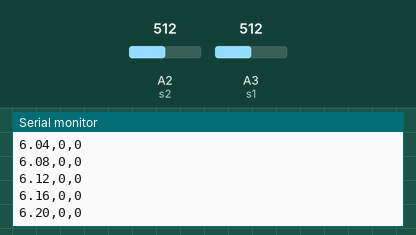
The sketch below on a simulated Arduino Uno, built with avr-gcc and run on an emulated ATmega328P. Shown: the last lines printed to the serial monitor. Inputs (shaded band) come from the test bench; at power-on: A2 (s2) = 512, A3 (s1) = 512.

Above: at 6.2 s.
6.3 s: A2 (s2) set to 716
At 6.38 s:
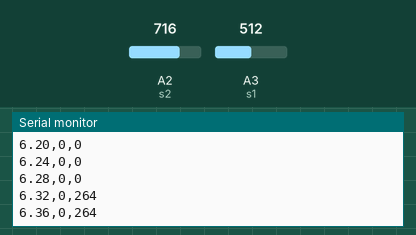
7.8 s: A3 (s1) set to 716
At 8.3 s:
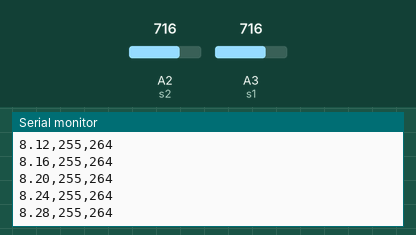
9.3 s: A2 (s2) set to 511
At 9.58 s:
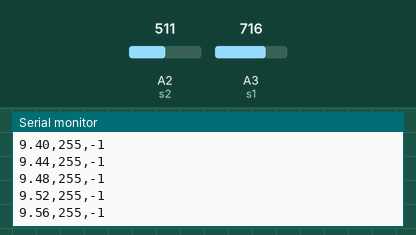
10.8 s: A3 (s1) set to 511
At 10.86 s:
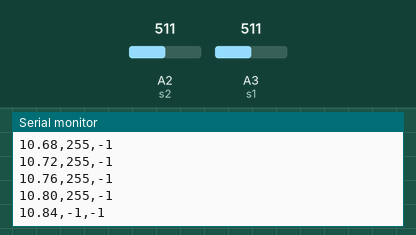
Timing chart, 0 to 13.3 s (numbered marks = the images above; inputs shaded):
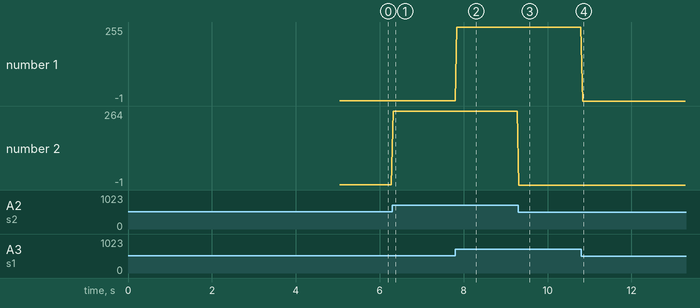

Measured:
- after the input at 6.3 s, the serial monitor: prints a new line at once (image 1)
- plotted number 2: 0 → 264 after the input at 6.3 s

The sketch:

Final_v1.ino
```cpp
// Código unificado para UB1000
// Includes: Dual measurements, calibration, zero-leveling, data to csv, uniformish time intervals, and filtering for sensing errors!

// General variables
const int num_med = 1; // average
const int med_zero = 100; // zero-leveling

// Time variables [ms]
unsigned long millis_previous = 0;
unsigned long millis_current;
const long time_interval = 40; // Around 40 Hz (jk)

// Define sensor pins
const int s1 = A3; // Not Bond
const int s2 = A2; // Bond

// Sensor 1 variables
float s1_voltage;
float s1_distance_avg = 0;
float s1_distance_calibrated = 0;
float s1_zero_lvl = 0;
int s1_distance_int;
// Sensor 2 variables
float s2_voltage;
float s2_distance_avg = 0;
float s2_distance_calibrated = 0;
float s2_zero_lvl = 0;
int s2_distance_int;

// Manual mapping
// Not Bond
const float s1_min_Volt = 176; // [bits]
const float s1_max_Volt = 887; // [bits]
const float s1_min_Dist = 89; // [mm]
const float s1_max_Dist = 983; // [mm]
// Bond
const float s2_min_Volt = 176;
const float s2_max_Volt = 884;
const float s2_min_Dist = 89;
const float s2_max_Dist = 990;

// Parámetros de calibración - Revisar Excel
// Not Bond
const float s1_slope = 0.994539706;
const float s1_intercept = -0.09645;
// Bond
const float s2_slope = 1.016928676;
const float s2_intercept = -6.587792647;


// Manual mapping - get decimals - sensor is just which of the 2 sensors we're mapping
float mapping(float signal, int sensor) {
  if (sensor == 1) {
    return (signal - s1_min_Volt) / (s1_max_Volt - s1_min_Volt) * (s1_max_Dist - s1_min_Dist) + s1_min_Dist; // regla de 3
  }
  if (sensor == 2) {
    return (signal - s2_min_Volt) / (s2_max_Volt - s2_min_Volt) * (s2_max_Dist - s2_min_Dist) + s2_min_Dist;
  }
  return;
}


void setup() {
  Serial.begin(9600);
  pinMode(s1, INPUT);
  pinMode(s2, INPUT);

  // Zero-leveling
  for (int i = 0; i < med_zero; i++) {
    s1_voltage = analogRead(s1);
    s2_voltage = analogRead(s2);
    s1_zero_lvl = s1_zero_lvl + mapping(s1_voltage, 1);
    s2_zero_lvl = s2_zero_lvl + mapping(s2_voltage, 2);
    delay(50);
  }

  // Zero level setting - Averages
  s1_zero_lvl = s1_zero_lvl / med_zero;
  s2_zero_lvl = s2_zero_lvl / med_zero;

  // Calibrate sensors
  s1_zero_lvl = s1_zero_lvl * s1_slope + s1_intercept;
  s2_zero_lvl = s2_zero_lvl * s2_slope + s2_intercept;

  Serial.println(s1_zero_lvl);
  Serial.println(s2_zero_lvl);
}


void loop() {
  millis_current = millis();

  // Take new measurements
  if (millis_current - millis_previous >= time_interval) {
    millis_previous = millis_current;

    s1_distance_avg = 0;
    s2_distance_avg = 0;
    for (int i = 0; i < num_med; i++) {
      s1_voltage = analogRead(s1);
      s2_voltage = analogRead(s2);
      s1_distance_avg = s1_distance_avg + mapping(s1_voltage, 1);
      s2_distance_avg = s2_distance_avg + mapping(s2_voltage, 2);

      // Only for averages
      if (num_med > 1) {
        delay(50);
      }
    }

    // Get averages
    s1_distance_avg = s1_distance_avg / num_med;
    s2_distance_avg = s2_distance_avg / num_med;

    // Calibration
    s1_distance_calibrated = s1_distance_avg * s1_slope + s1_intercept;
    s2_distance_calibrated = s2_distance_avg * s2_slope + s2_intercept;

    // Rounding
    s1_distance_int = round(s1_distance_calibrated - s1_zero_lvl);
    s2_distance_int = round(s2_distance_calibrated - s2_zero_lvl);


    // Print results to csv - With filter for if it turns off
    if (s1_distance_calibrated - s1_zero_lvl < 300 && s2_distance_calibrated - s2_zero_lvl < 300) {
      Serial.print(float(millis_current) / 1000); // Time in seconds
      Serial.print(",");
      Serial.print(s1_distance_int);
      Serial.print(",");
      Serial.println(s2_distance_int);
    }
  }
}
```
